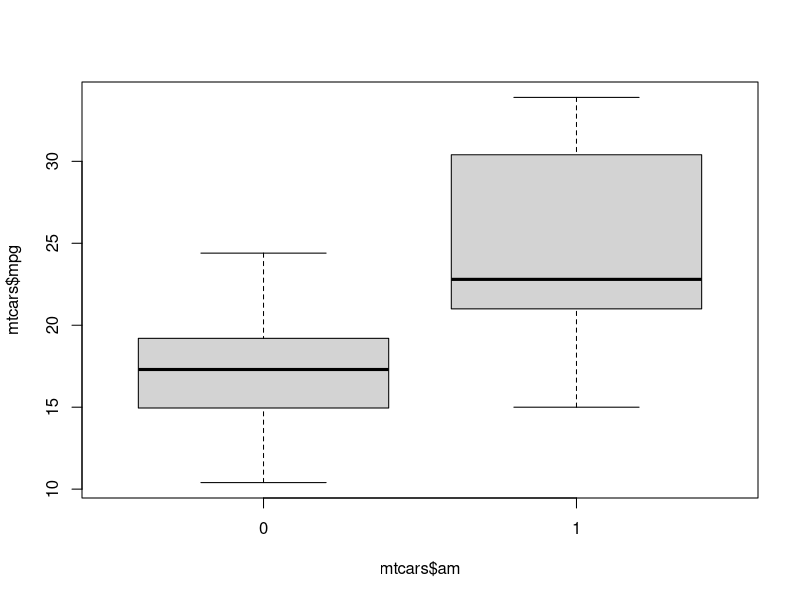
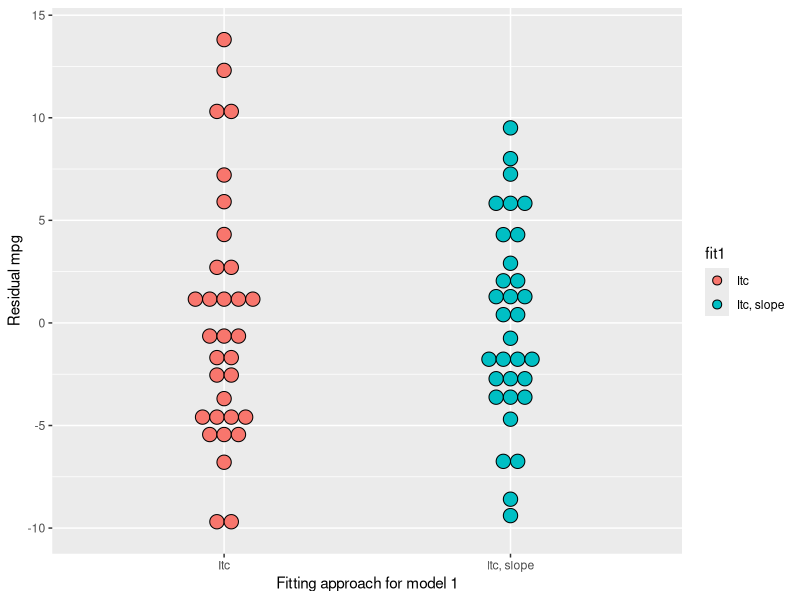
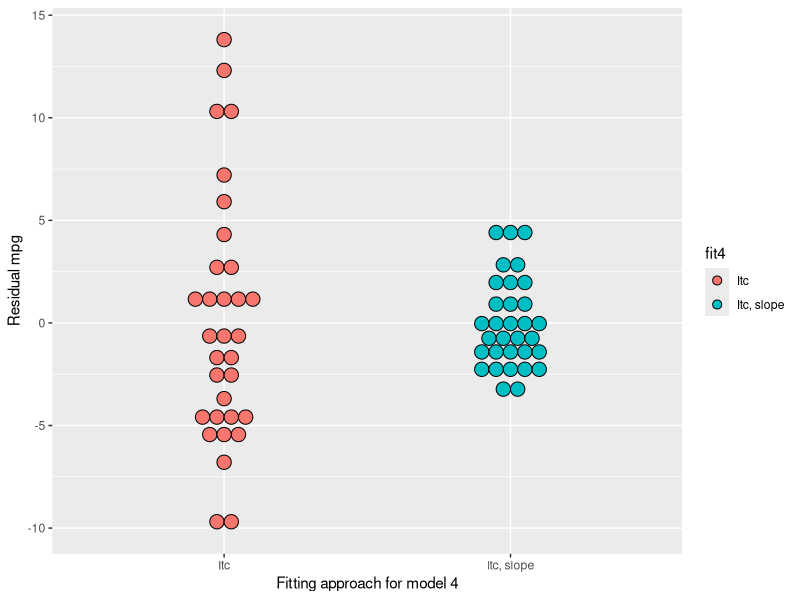
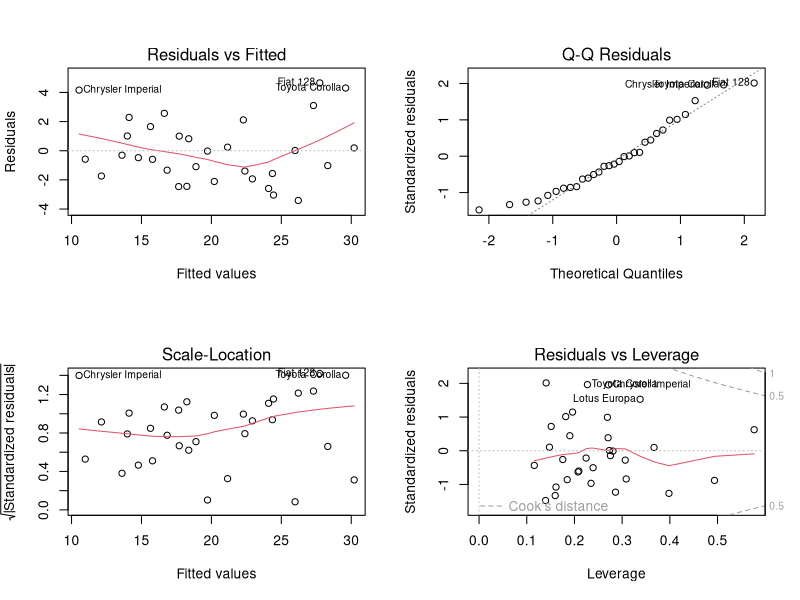

The R source for these figures, in order:
## ---- chunk 1
model1 <- lm(mpg ~ factor(am), data = mtcars)
summary(model1)$coeff
## ---- chunk 2
summary(model1)$adj.r.squared
## ---- chunk 3
model2 <- lm(mpg ~ factor(am)+cyl+disp,data=mtcars)
model3 <- lm(mpg ~ factor(am)+cyl+disp+hp+drat,data=mtcars)
model4 <- lm(mpg ~ factor(am)+cyl+disp+hp+drat+wt+qsec,data=mtcars)
model5 <- lm(mpg ~ factor(am)+cyl+disp+hp+drat+wt+qsec+factor(vs)+gear,data=mtcars)
model6 <- lm(mpg ~ factor(am)+cyl+disp+hp+drat+wt+qsec+factor(vs)+gear+carb,data=mtcars)
anova(model1, model2, model3, model4, model5, model6)[,1:6]

## ---- chunk 4
summary(model4)$adj.r.squared
## ---- chunk 5
data("mtcars")
boxplot(mtcars$mpg ~ mtcars$am)
     
## ---- chunk 6
library(ggplot2)
e1 <- c(resid(lm(mpg ~ 1, data = mtcars)),resid(model1))
fit1  <-  factor(c(rep("Itc", nrow(mtcars)), rep("Itc, slope", nrow(mtcars))))
ggplot(data.frame(e = e1, fit = fit1), aes(y = e1, x = fit1, fill = fit1))+
geom_dotplot(binaxis = "y", stackdir = "center", binwidth = .7)+
xlab("Fitting approach for model 1")+
ylab("Residual mpg")

## ---- chunk 7


e4 <- c(resid(lm(mpg ~ 1, data = mtcars)),resid(model4))
fit4  <-  factor(c(rep("Itc", nrow(mtcars)), rep("Itc, slope", nrow(mtcars))))
ggplot(data.frame(e4 = e4, fit4 = fit4), aes(y = e4, x = fit4, fill = fit4))+
geom_dotplot(binaxis = "y", stackdir = "center", binwidth = .7)+
xlab("Fitting approach for model 4")+
ylab("Residual mpg")

## ---- chunk 8

par(mfrow = c(2, 2))
a <- plot(model4)
